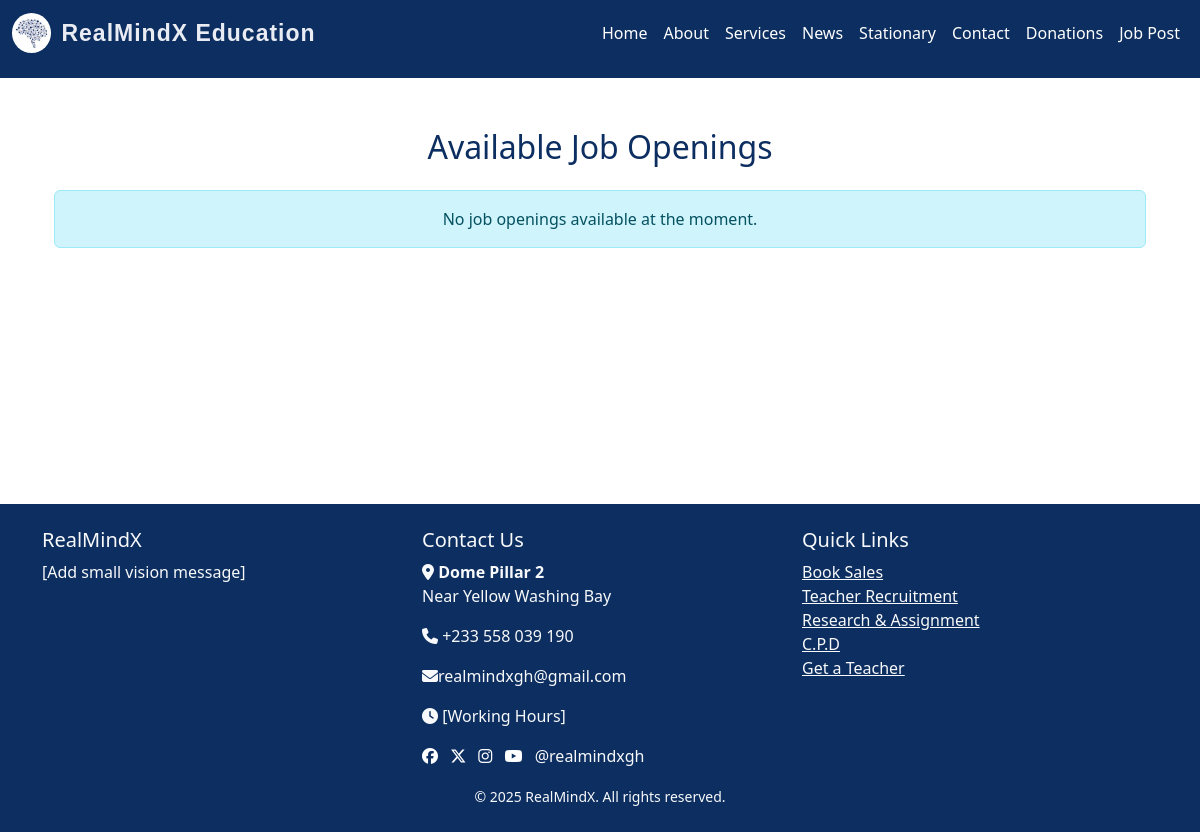
The page /job on the database as committed earlier.
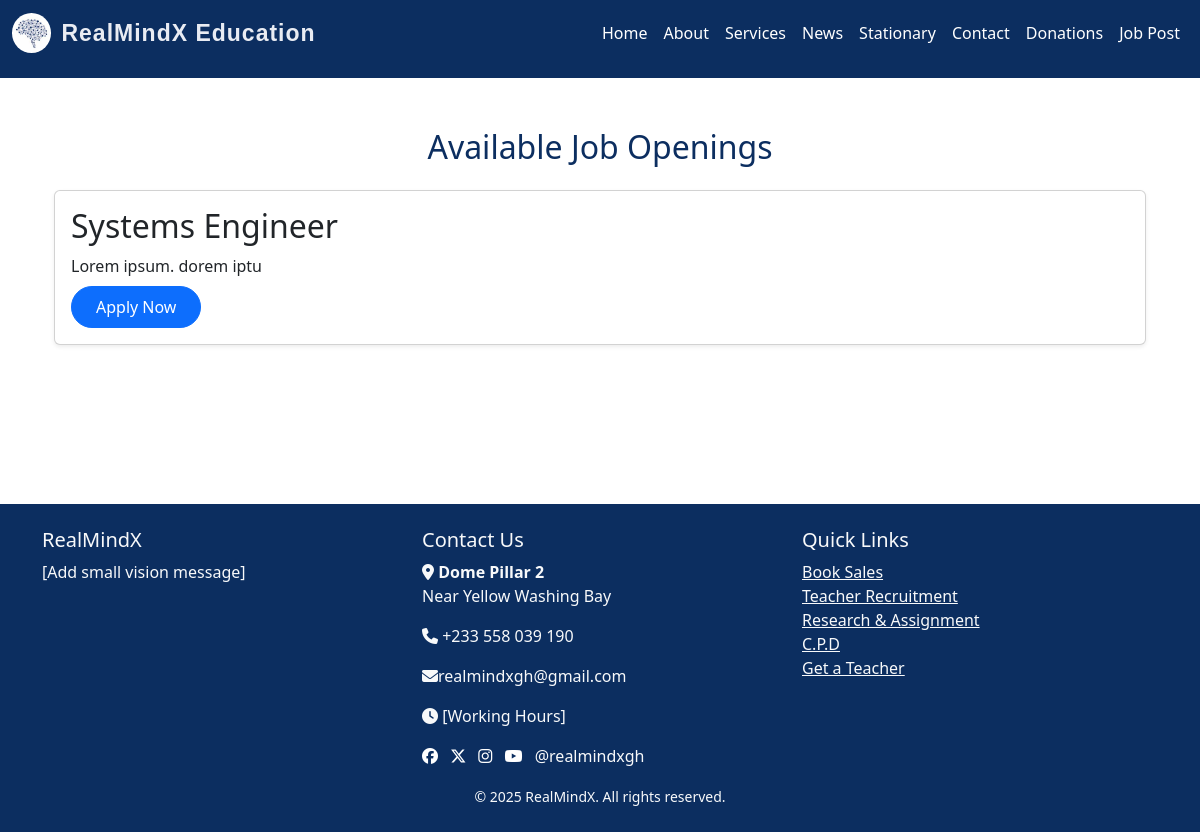
The same page on the database as committed later.
### models.py (models this page shows)
class JobPost(db.Model):
    id = db.Column(db.Integer, primary_key=True)
    title = db.Column(db.String(150), nullable=False)
    description = db.Column(db.Text, nullable=False)
    job_type = db.Column(db.String(50))
    requirements = db.Column(db.Text, nullable=False)
    date_posted = db.Column(db.DateTime, default=datetime.utcnow)
    admin_id = db.Column(db.Integer, db.ForeignKey('admin.id'), nullable=False)
    applications = db.relationship('Application', backref='job', cascade='all, delete-orphan', lazy=True)

### routes.py (the view)
@app.route("/job")
def job():
    jobs = JobPost.query.order_by(JobPost.id.desc()).all()  # fetch all jobs
    return render_template("jobs.html", title="Job", jobs=jobs)

### templates/jobs.html
{% extends 'index.html' %}
{% block content %}
<div class="container mt-4">
    <h2 class="text-center mb-4">Available Job Openings</h2>
    {% for job in jobs %}
    <div class="card mb-3 shadow-sm">
        <div class="card-body">
            <h2 class="card-title">{{ job.title }}</h2>
            <p class="card-title">{{ job.description[:100] }}</p>
            <form action="{{ url_for('apply_homepage', job_id=job.id) }}" method="post">
                <button type="submit" class="btn btn-primary rounded-pill px-4 py-2">
                    Apply Now
                </button>
            </form>
        </div>
    </div>
    {% else %}
    <div class="alert alert-info text-center" role="alert">
        No job openings available at the moment.
    </div>
    {% endfor %}
</div>
{% endblock %}

Rows that differ between the two databases and show on the page:
added JobPost: title "Systems Engineer", description "Lorem ipsum. dorem iptu"
Other text that changed with them:
text no longer shown: "No job openings available at the moment."
